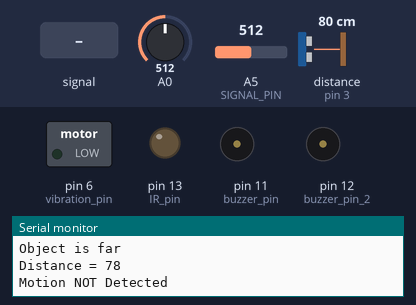
Bench run of a sketch on a simulated Arduino Uno, built with avr-gcc and run on an emulated ATmega328P. On the bench: switched loads named in the sketch (green lamp = pin HIGH), output pins drawn as LEDs (lit = HIGH), buzzer (waves = sounding, pin HIGH), the last lines printed to the serial monitor. Wiring (inferred from the names in the program): ultrasonic range finder: trigger pin 2; echo pin 3. The inputs (shaded band) are chosen by the test bench; at power-on: A0 = 512, A5 (SIGNAL_PIN) = 512, distance to the obstacle (sensor on pin 3) 80 cm. The echo pulse lasts 58.3 µs per cm; pins used as bus, display or sensor lines are not drawn.

Above: at 1.8 s.
1.9 s: A0 set to 208
6.1 s: A0 set to 192
At 8.0 s:
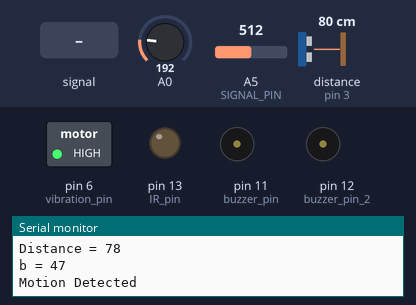
9.6 s: A5 (SIGNAL_PIN) set to 318
13.1 s: A5 (SIGNAL_PIN) set to 289
At 14.2 s:
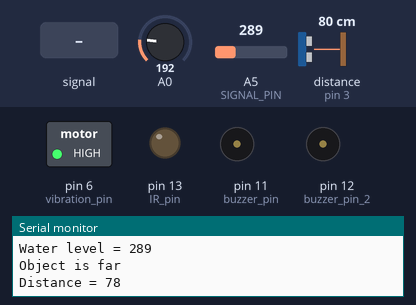
14.6 s: A5 (SIGNAL_PIN) fed a 200 Hz sine of ±81 counts around its level
At 16.4 s:
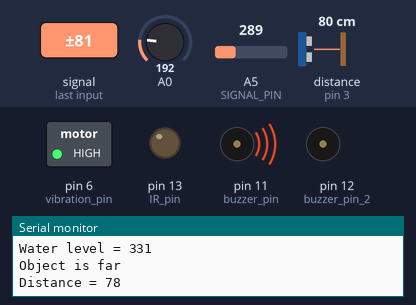
Timing chart, 0 to 23.1 s (numbered marks = the images above; inputs shaded):
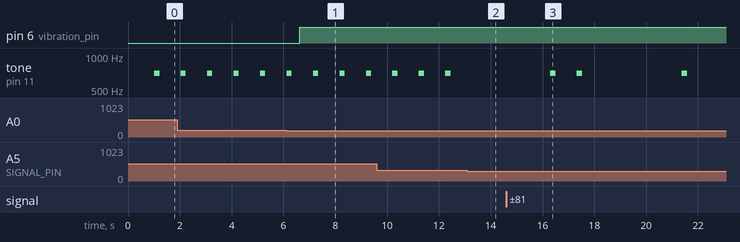

The sketch:

Smart_Stick.ino
```cpp
int trigger_pin = 2;
int echo_pin = 3;
int buzzer_pin = 11;
int buzzer_pin_2 = 12;
int IR_pin = 13;
int vibration_pin = 6;

#define POWER_PIN  7
#define SIGNAL_PIN A5

int value = 0; // variable to store the sensor value

int time;
int distance;

int a = 0;
int b = 0;

int Gas_Strength = 0;
int c = 0;
int d = 0;

void setup()
{
      Serial.begin (9600);
      pinMode (trigger_pin, OUTPUT);
      pinMode (echo_pin, INPUT);
      pinMode (buzzer_pin, OUTPUT);
      pinMode (buzzer_pin_2, OUTPUT);
      pinMode (IR_pin, OUTPUT);
      pinMode (vibration_pin, OUTPUT);
      pinMode(POWER_PIN, OUTPUT);   // configure D7 pin as an OUTPUT
      digitalWrite(POWER_PIN, LOW); // turn the sensor OFF

}
void loop()
{

  // Ultrasonic Sensor

  digitalWrite (trigger_pin, HIGH);
  delayMicroseconds (10);
  digitalWrite (trigger_pin, LOW);
  time = pulseIn (echo_pin, HIGH);
  distance = (time * 0.034) / 2;

  if (distance <= 60)
  {
      Serial.println ("Object is near ");
      Serial.print ("Distance = ");
      Serial.println (distance);
      digitalWrite (buzzer_pin, HIGH);
      delay (500);
   }
   else {
      Serial.println ("Object is far ");
      Serial.print ("Distance = ");
      Serial.println (distance);
      digitalWrite (buzzer_pin, LOW);
      delay (500);
   }


  // IR sensor


  a = analogRead(A0);
  b = map(a, 0, 1023, 0, 255);

  if (b < 50)
  {
    Serial.print("b = ");
    Serial.println(b);
    Serial.println ("Motion Detected");
    //digitalWrite (buzzer_pin_2, HIGH);
    digitalWrite (vibration_pin, HIGH);
    delay (500);
  }
  else
  {
    Serial.println ("Motion NOT Detected");
    digitalWrite (vibration_pin, LOW);
    delay (500);
  }

  // Water Sensor

  digitalWrite(POWER_PIN, HIGH);  // turn the sensor ON
  delay(10);                      // wait 10 milliseconds

  value = analogRead(SIGNAL_PIN); // read the analog value from sensor

  Serial.print("Water level = ");
  Serial.println(value);

  if (value >= 300)
  {
      tone(buzzer_pin, 700, 200);
      digitalWrite (buzzer_pin, LOW);
      delay (5);
      //digitalWrite (buzzer_pin, HIGH);
      //delay (500);
  }
  else
  {
      digitalWrite (buzzer_pin, LOW);
      delay (500);
  }

}
```

Measured:
- the behaviour switches between 201 and 200 on A0 (found by bisection; images 0 and 1)
- the behaviour switches between 300 and 299 on A5 (SIGNAL_PIN) (found by bisection; images 1 and 2)
- after the input at 6.1 s, pin 6 (vibration_pin): LOW → HIGH after 0.53 s
- after the input at 13.1 s, tone on pin 11 (buzzer_pin): stops changing and stays silent
- after the input at 14.6 s, tone on pin 11 (buzzer_pin): goes 700 Hz 0.20 s, silent 0.82 s, 700 Hz 0.20 s, silent 3.9 s, 700 Hz 0.20 s, then silent, starting after 1.7 s
- by itself, tone on pin 11 (buzzer_pin): alternates 700 Hz for 0.20 s and silent for 0.82 s
